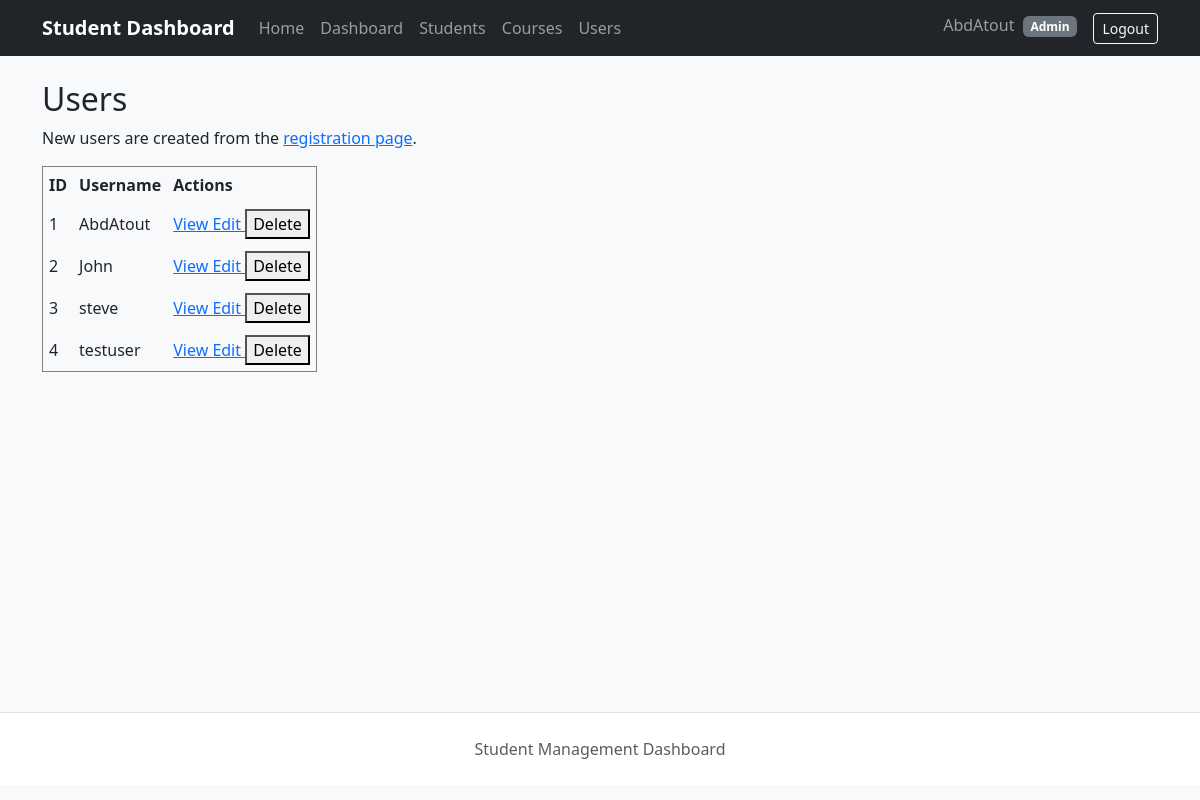
Page /users (signed in) on the earlier database version.
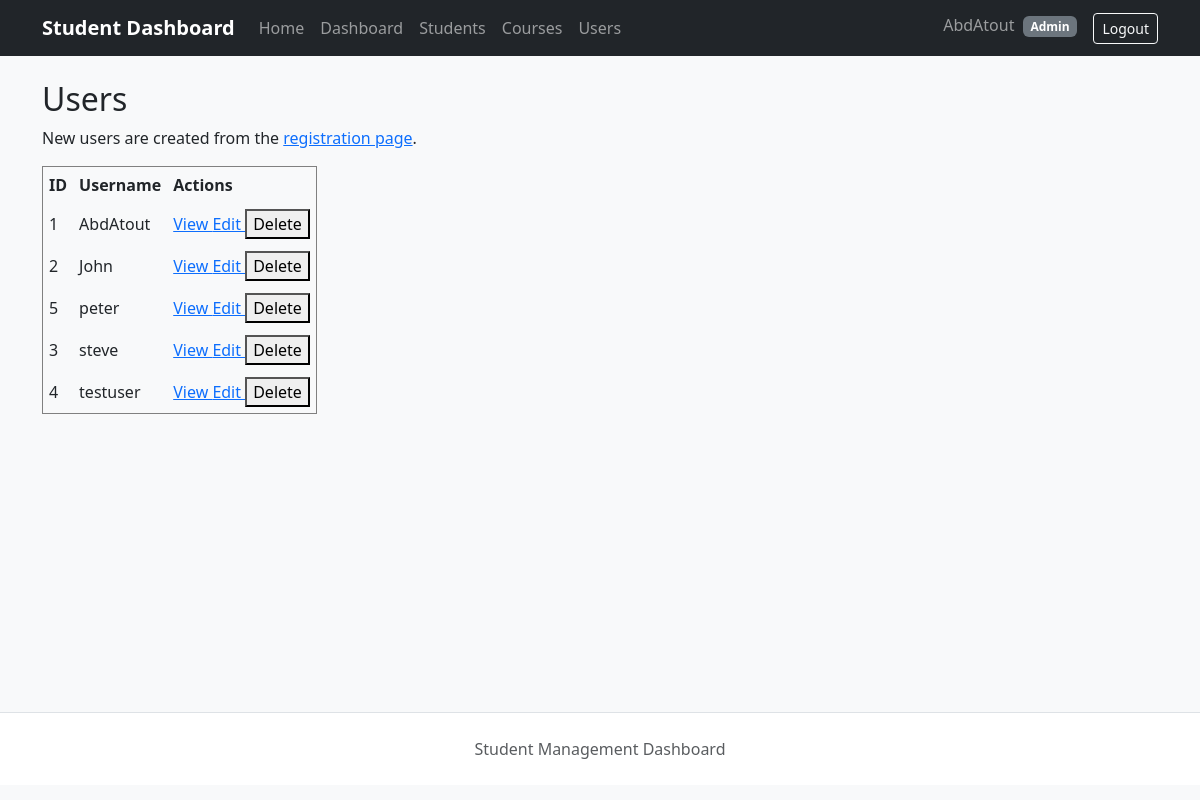
Same page on the later database version.
### app/models/user.py (models this page shows, shortened)
class User(UserMixin, db.Model):
    __tablename__ = "users"
    id = db.Column(
        db.Integer,
        primary_key=True,
    )
    username = db.Column(
        db.String(100),
        unique=True,
        nullable=False,
    )
    role = db.Column(
        db.String(20),
        nullable=False,
        default="student",
        server_default="student",
    )
    profile_picture = db.Column(
        db.String(255),
        nullable=True,
        default=None,
    )
    profile_picture = db.Column(
        db.String(255),
        nullable=True,
        default=None,
    )
    password_hash = db.Column(
        db.String(255),
        nullable=False,
    )

### app/routes/users.py (the view)
@users_bp.route("/users")
@roles_required("admin")
def user_list():
    statement = db.select(User).order_by(User.username)
    users = db.session.execute(statement).scalars().all()
    return render_template(
        "users.html",
        users=users,
    )

### app/utils/auth.py (called while the page is built)
def roles_required(*allowed_roles):
    def decorator(view):
        @wraps(view)
        @login_required
        def wrapped_view(*args, **kwargs):
            if current_user.role not in allowed_roles:
                abort(403)
            return view(*args, **kwargs)
        return wrapped_view
    return decorator

### app/templates/users.html (shortened to what this page needs)
{% extends "base.html" %}
{% block content %}
<h2>Users</h2>
<p>
    New users are created from the
    <a href="{{ url_for('auth.register') }}">registration page</a>.
</p>
{% if users %}
<table border="1" cellpadding="6">
    <thead>
        <tr>
            <th>ID</th>
            <th>Username</th>
            <th>Actions</th>
        </tr>
    </thead>
    <tbody>
        {% for user in users %}
        <tr>
            <td>{{ user.id }}</td>
            <td>{{ user.username }}</td>
            <td>
                <a href="{{ url_for(
                    'users.user_detail',
                    user_id=user.id
                ) }}">
                    View
                </a>
                <a href="{{ url_for(
                    'users.edit_user',
                    user_id=user.id
                ) }}">
                    Edit
                </a>
                <form
                    method="POST"
                    action="{{ url_for(
                        'users.delete_user',
                        user_id=user.id
                    ) }}"
                    style="display:inline"
                >
                    <button type="submit">Delete</button>
                </form>
            </td>
        </tr>
        {% endfor %}
    </tbody>
</table>
{% else %}
<p>No users exist.</p>
{% endif %}
{% endblock %}

### app/templates/base.html (shortened to what this page needs)
<!DOCTYPE html>
<html lang="en">
<head>
    <link
        href="https://cdn.jsdelivr.net/npm/bootstrap@5.3.3/dist/css/bootstrap.min.css"
        rel="stylesheet"
    >
    <link
        rel="stylesheet"
        href="{{ url_for('static', filename='css/style.css') }}"
    >
</head>
<body class="bg-light">
    <nav class="navbar navbar-expand-lg navbar-dark bg-dark">
        <div class="container">
            <a
                class="navbar-brand fw-bold"
                href="{{ url_for('students.home') }}"
            >
                Student Dashboard
            </a>
            <div
                class="collapse navbar-collapse"
                id="mainNavbar"
            >
                <ul class="navbar-nav me-auto mb-2 mb-lg-0">
                    <li class="nav-item">
                        <a
                            class="nav-link"
                            href="{{ url_for('students.home') }}"
                        >
                            Home
                        </a>
                    </li>
                    {% if current_user.is_authenticated %}
                        <li class="nav-item">
                            <a
                                class="nav-link"
                                href="{{ url_for('auth.dashboard') }}"
                            >
                                Dashboard
                            </a>
                        </li>
                        <li class="nav-item">
                            <a
                                class="nav-link"
                                href="{{ url_for('students.student_list') }}"
                            >
                                Students
                            </a>
                        </li>
                        <li class="nav-item">
                            <a
                                class="nav-link"
                                href="{{ url_for('courses.course_list') }}"
                            >
                                Courses
                            </a>
                        </li>
                        {% if current_user.role == "admin" %}
                        <li class="nav-item">
                            <a
                                class="nav-link"
                                href="{{ url_for('users.user_list') }}"
                            >
                                Users
                            </a>
                        </li>
                        {% endif %}
                    {% endif %}
                </ul>
                <ul class="navbar-nav">
                    {% if current_user.is_authenticated %}
                        <li class="nav-item">
                            <span class="navbar-text me-3">
                                {{ current_user.username }}
                                <span class="badge bg-secondary ms-1">
                                    {{ current_user.role|capitalize }}
                                </span>
                            </span>
                        </li>
                        <li class="nav-item">
                            <a
                                class="btn btn-outline-light btn-sm"
                                href="{{ url_for('auth.logout') }}"
                            >
                                Logout
                            </a>
                        </li>
                    {% endif %}
                </ul>
            </div>
        </div>
    </nav>
    <div class="container py-4">
        <main>
            {% block content %}{% endblock %}
        </main>
    </div>
    <footer class="border-top py-4 mt-5 bg-white">
        <div class="container text-center text-muted">
            Student Management Dashboard
        </div>
    </footer>
</body>
</html>

Differences in the rows shown:
added User: id "5", username "peter"
